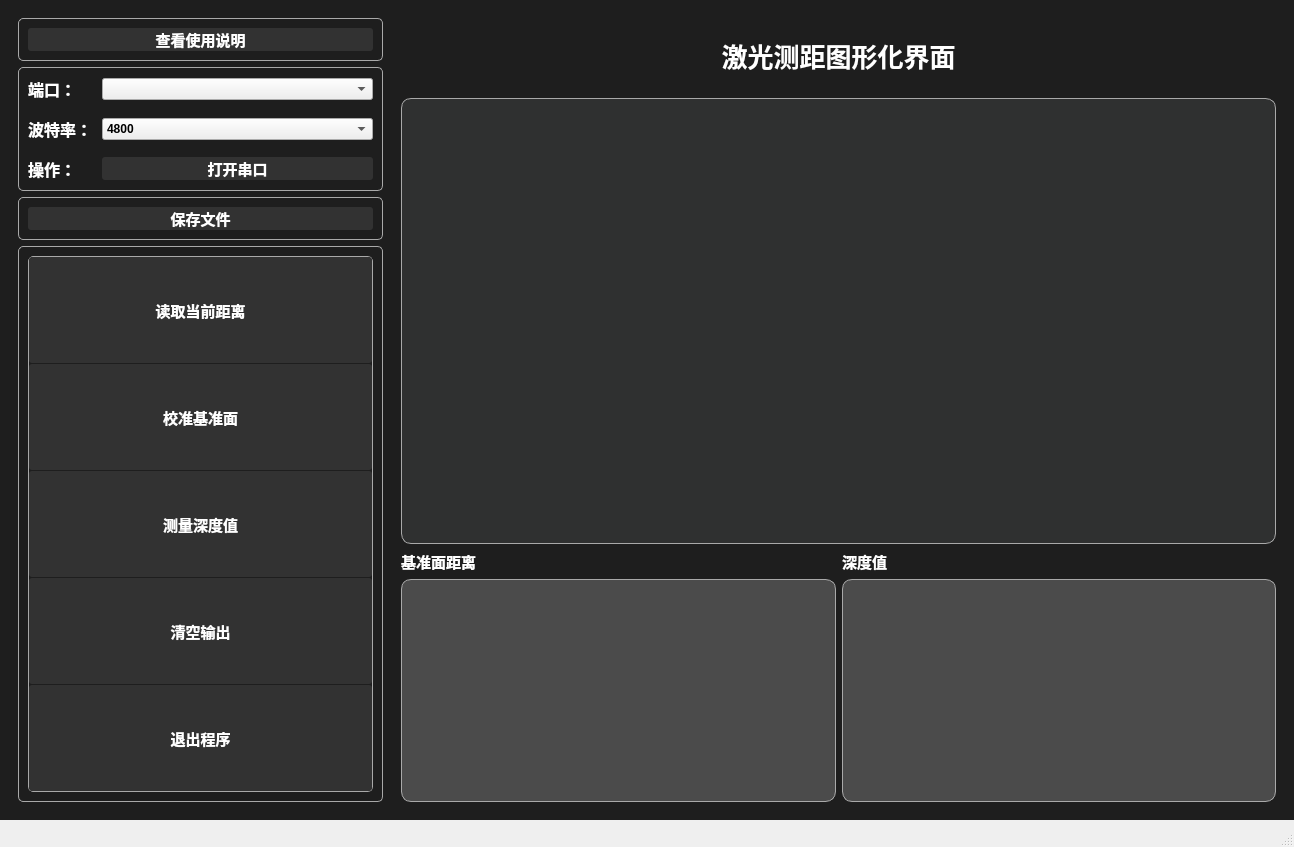
<?xml version="1.0" encoding="UTF-8"?>
<ui version="4.0">
 <class>MainWindow</class>
 <widget class="QMainWindow" name="MainWindow">
  <property name="geometry">
   <rect>
    <x>0</x>
    <y>0</y>
    <width>1294</width>
    <height>847</height>
   </rect>
  </property>
  <property name="font">
   <font>
    <family>黑体</family>
    <pointsize>11</pointsize>
   </font>
  </property>
  <property name="windowTitle">
   <string>MainWindow</string>
  </property>
  <property name="styleSheet">
   <string notr="true"/>
  </property>
  <widget class="QWidget" name="centralwidget">
   <property name="styleSheet">
    <string notr="true">QWidget#centralwidget{
	background:rgb(30, 30, 30);
}</string>
   </property>
   <layout class="QHBoxLayout" name="horizontalLayout" stretch="3,7">
    <property name="spacing">
     <number>0</number>
    </property>
    <property name="sizeConstraint">
     <enum>QLayout::SetDefaultConstraint</enum>
    </property>
    <item>
     <widget class="QWidget" name="widget_3" native="true">
      <property name="styleSheet">
       <string notr="true">QFrame{
      color:rgb(60, 60, 60);
      background:rgb(30,30,30);
      border-top:1px solid darkGray;
      border-bottom:1px solid darkGray;
      border-right:1px solid darkGray;
      border-left:1px solid darkGray;
      border-top-right-radius:5px;
      border-bottom-right-radius:5px; 
      border-top-left-radius:5px;
      border-bottom-left-radius:5px; 
}
QLabel{
	border:none;
    color:white;
    font-size:16px;
    font-weight:700;
	font-family: &quot;微软雅黑&quot;;
}</string>
      </property>
      <layout class="QVBoxLayout" name="verticalLayout">
       <item>
        <widget class="QFrame" name="frame_4">
         <property name="sizePolicy">
          <sizepolicy hsizetype="Preferred" vsizetype="Preferred">
           <horstretch>0</horstretch>
           <verstretch>0</verstretch>
          </sizepolicy>
         </property>
         <property name="styleSheet">
          <string notr="true">QPushButton{
	color:white;
	background:rgb(50,50,50); ;
    border-radius:3px;
	font-size:15px;
    font-weight:700;
	font-family: &quot;微软雅黑&quot;;
}
QPushButton:hover{
	color:rgb(42,105,192);
    font-size:15px;
    font-weight:700;
}</string>
         </property>
         <property name="frameShape">
          <enum>QFrame::StyledPanel</enum>
         </property>
         <property name="frameShadow">
          <enum>QFrame::Raised</enum>
         </property>
         <layout class="QVBoxLayout" name="verticalLayout_2">
          <item>
           <widget class="QPushButton" name="viewManual">
            <property name="text">
             <string>查看使用说明</string>
            </property>
           </widget>
          </item>
         </layout>
        </widget>
       </item>
       <item>
        <widget class="QFrame" name="frame">
         <property name="sizePolicy">
          <sizepolicy hsizetype="Preferred" vsizetype="Preferred">
           <horstretch>0</horstretch>
           <verstretch>0</verstretch>
          </sizepolicy>
         </property>
         <property name="styleSheet">
          <string notr="true">QFrame#frame{
      color:rgb(60, 60, 60);
      background:rgb(30,30,30);
      border-top:1px solid darkGray;
      border-bottom:1px solid darkGray;
      border-right:1px solid darkGray;
      border-left:1px solid darkGray;
      border-top-right-radius:5px;
      border-bottom-right-radius:5px; 
      border-top-left-radius:5px;
      border-bottom-left-radius:5px; 
}

QComboBox{
	font-size:12px;
    font-weight:700;
	font-family: &quot;微软雅黑&quot;;
}

QPushButton{
	color:white;
	background:rgb(50,50,50); ;
    border-radius:3px;
	font-size:15px;
    font-weight:700;
	font-family: &quot;微软雅黑&quot;;
}
QPushButton:hover{
	color:rgb(42,105,192);
    font-size:15px;
    font-weight:700;
}
</string>
         </property>
         <property name="frameShape">
          <enum>QFrame::StyledPanel</enum>
         </property>
         <property name="frameShadow">
          <enum>QFrame::Raised</enum>
         </property>
         <layout class="QGridLayout" name="gridLayout_5">
          <item row="0" column="0">
           <layout class="QGridLayout" name="gridLayout" columnstretch="1,4">
            <item row="4" column="0">
             <widget class="QLabel" name="label_4">
              <property name="font">
               <font>
                <family>微软雅黑</family>
                <pointsize>-1</pointsize>
                <weight>87</weight>
                <bold>true</bold>
               </font>
              </property>
              <property name="text">
               <string>操作：</string>
              </property>
             </widget>
            </item>
            <item row="0" column="0">
             <widget class="QLabel" name="label_2">
              <property name="font">
               <font>
                <family>微软雅黑</family>
                <pointsize>-1</pointsize>
                <weight>87</weight>
                <bold>true</bold>
               </font>
              </property>
              <property name="text">
               <string>端口：</string>
              </property>
             </widget>
            </item>
            <item row="4" column="1">
             <widget class="QPushButton" name="OpenorClose">
              <property name="font">
               <font>
                <family>微软雅黑</family>
                <pointsize>-1</pointsize>
                <weight>87</weight>
                <bold>true</bold>
               </font>
              </property>
              <property name="text">
               <string>打开串口</string>
              </property>
             </widget>
            </item>
            <item row="1" column="0">
             <spacer name="verticalSpacer">
              <property name="orientation">
               <enum>Qt::Vertical</enum>
              </property>
              <property name="sizeType">
               <enum>QSizePolicy::Fixed</enum>
              </property>
              <property name="sizeHint" stdset="0">
               <size>
                <width>20</width>
                <height>10</height>
               </size>
              </property>
             </spacer>
            </item>
            <item row="2" column="0">
             <widget class="QLabel" name="label_3">
              <property name="font">
               <font>
                <family>微软雅黑</family>
                <pointsize>-1</pointsize>
                <weight>87</weight>
                <bold>true</bold>
               </font>
              </property>
              <property name="text">
               <string>波特率：</string>
              </property>
             </widget>
            </item>
            <item row="2" column="1">
             <widget class="QComboBox" name="baudRate">
              <property name="sizeAdjustPolicy">
               <enum>QComboBox::AdjustToContentsOnFirstShow</enum>
              </property>
              <property name="frame">
               <bool>true</bool>
              </property>
              <item>
               <property name="text">
                <string>4800</string>
               </property>
              </item>
              <item>
               <property name="text">
                <string>9600</string>
               </property>
              </item>
              <item>
               <property name="text">
                <string>115200</string>
               </property>
              </item>
             </widget>
            </item>
            <item row="0" column="1">
             <widget class="QComboBox" name="portId"/>
            </item>
            <item row="3" column="0">
             <spacer name="verticalSpacer_2">
              <property name="orientation">
               <enum>Qt::Vertical</enum>
              </property>
              <property name="sizeType">
               <enum>QSizePolicy::Fixed</enum>
              </property>
              <property name="sizeHint" stdset="0">
               <size>
                <width>20</width>
                <height>10</height>
               </size>
              </property>
             </spacer>
            </item>
           </layout>
          </item>
         </layout>
        </widget>
       </item>
       <item>
        <widget class="QFrame" name="frame_2">
         <property name="sizePolicy">
          <sizepolicy hsizetype="Preferred" vsizetype="Preferred">
           <horstretch>0</horstretch>
           <verstretch>0</verstretch>
          </sizepolicy>
         </property>
         <property name="styleSheet">
          <string notr="true">QFrame#frame{
      color:rgb(60, 60, 60);
      background:rgb(30,30,30);
      border-top:1px solid darkGray;
      border-bottom:1px solid darkGray;
      border-right:1px solid darkGray;
      border-left:1px solid darkGray;
      border-top-right-radius:5px;
      border-bottom-right-radius:5px; 
      border-top-left-radius:5px;
      border-bottom-left-radius:5px; 
}

QLineEdit{
	font-size:12px;
    font-weight:700;
	font-family: &quot;微软雅黑&quot;;
}

QPushButton{
	color:white;
	background:rgb(50,50,50); ;
    border-radius:3px;
	font-size:15px;
    font-weight:700;
	font-family: &quot;微软雅黑&quot;;
}
QPushButton:hover{
	color:rgb(42,105,192);
    font-size:15px;
    font-weight:700;
}</string>
         </property>
         <property name="frameShape">
          <enum>QFrame::StyledPanel</enum>
         </property>
         <property name="frameShadow">
          <enum>QFrame::Raised</enum>
         </property>
         <layout class="QGridLayout" name="gridLayout_4">
          <item row="0" column="0">
           <layout class="QGridLayout" name="gridLayout_3" columnstretch="0"/>
          </item>
          <item row="1" column="0">
           <widget class="QPushButton" name="data_save">
            <property name="text">
             <string>保存文件</string>
            </property>
           </widget>
          </item>
         </layout>
        </widget>
       </item>
       <item>
        <widget class="QFrame" name="frame_3">
         <property name="sizePolicy">
          <sizepolicy hsizetype="Preferred" vsizetype="Preferred">
           <horstretch>0</horstretch>
           <verstretch>0</verstretch>
          </sizepolicy>
         </property>
         <property name="font">
          <font>
           <pointsize>14</pointsize>
          </font>
         </property>
         <property name="styleSheet">
          <string notr="true">QPushButton{
	color:white;
	background:rgb(50,50,50); ;
    border-radius:3px;
	font-size:15px;
    font-weight:700;
	font-family: &quot;微软雅黑&quot;;
}
QPushButton:hover{
	color:rgb(42,105,192);
    font-size:15px;
    font-weight:700;
}</string>
         </property>
         <property name="frameShape">
          <enum>QFrame::StyledPanel</enum>
         </property>
         <property name="frameShadow">
          <enum>QFrame::Raised</enum>
         </property>
         <layout class="QVBoxLayout" name="verticalLayout_4">
          <item>
           <widget class="QSplitter" name="splitter">
            <property name="orientation">
             <enum>Qt::Vertical</enum>
            </property>
            <property name="handleWidth">
             <number>1</number>
            </property>
            <widget class="QPushButton" name="readDistance">
             <property name="text">
              <string>读取当前距离</string>
             </property>
            </widget>
            <widget class="QPushButton" name="calibrate">
             <property name="text">
              <string>校准基准面</string>
             </property>
             <property name="iconSize">
              <size>
               <width>16</width>
               <height>16</height>
              </size>
             </property>
             <property name="autoDefault">
              <bool>false</bool>
             </property>
             <property name="default">
              <bool>false</bool>
             </property>
             <property name="flat">
              <bool>false</bool>
             </property>
            </widget>
            <widget class="QPushButton" name="calculateDepth">
             <property name="text">
              <string>测量深度值</string>
             </property>
            </widget>
            <widget class="QPushButton" name="clearScreen">
             <property name="text">
              <string>清空输出</string>
             </property>
            </widget>
            <widget class="QPushButton" name="quit">
             <property name="text">
              <string>退出程序</string>
             </property>
            </widget>
           </widget>
          </item>
         </layout>
        </widget>
       </item>
      </layout>
     </widget>
    </item>
    <item>
     <widget class="QWidget" name="widget_2" native="true">
      <property name="styleSheet">
       <string notr="true">QLabel{
	border:none;
    color:white;
    font-size:26px;
    font-weight:700;
	font-family: &quot;楷体&quot;;
}
QWidget#customPlot{
	color:#232C51;
    background:rgb(47,48,48);
    border-top:1px solid darkGray;
    border-bottom:1px solid darkGray;
    border-right:1px solid darkGray;
    border-left:1px solid darkGray;
    border-top-right-radius:10px;
    border-bottom-right-radius:10px; 
    border-top-left-radius:10px;
    border-bottom-left-radius:10px;
}
QTextEdit{
    color: white;
	font-family: &quot;JetBrains Mono&quot;;
    background:rgb(75,75,75);
    border-top:1px solid darkGray;
    border-bottom:1px solid darkGray;
    border-right:1px solid darkGray;
    border-left:1px solid darkGray;
    border-top-right-radius:10px;
    border-bottom-right-radius:10px; 
    border-top-left-radius:10px;
    border-bottom-left-radius:10px; 
}
QTextBrowser{
    color: white;
	font-size: 12px;
	font-family: &quot;JetBrains Mono&quot;;
    background:rgb(75,75,75);
    border-top:1px solid darkGray;
    border-bottom:1px solid darkGray;
    border-right:1px solid darkGray;
    border-left:1px solid darkGray;
    border-top-right-radius:10px;
    border-bottom-right-radius:10px; 
    border-top-left-radius:10px;
    border-bottom-left-radius:10px;
}</string>
      </property>
      <layout class="QGridLayout" name="gridLayout_2" rowstretch="1,6,0,3">
       <item row="3" column="0">
        <widget class="QTextEdit" name="textEdit"/>
       </item>
       <item row="3" column="1">
        <widget class="QTextBrowser" name="textBrowser">
         <property name="font">
          <font>
           <family>JetBrains Mono</family>
           <pointsize>-1</pointsize>
          </font>
         </property>
        </widget>
       </item>
       <item row="0" column="0" colspan="2">
        <widget class="QLabel" name="label">
         <property name="font">
          <font>
           <family>楷体</family>
           <pointsize>-1</pointsize>
           <weight>87</weight>
           <bold>true</bold>
          </font>
         </property>
         <property name="text">
          <string>激光测距图形化界面</string>
         </property>
         <property name="alignment">
          <set>Qt::AlignCenter</set>
         </property>
        </widget>
       </item>
       <item row="1" column="0" colspan="2">
        <widget class="QCustomPlot" name="customPlot" native="true"/>
       </item>
       <item row="2" column="0">
        <widget class="QLabel" name="label_10">
         <property name="styleSheet">
          <string notr="true">QLabel{
	border:none;
    color:white;
    font-size:15px;
    font-weight:700;
	font-family: &quot;微软雅黑&quot;;
}</string>
         </property>
         <property name="text">
          <string>基准面距离</string>
         </property>
        </widget>
       </item>
       <item row="2" column="1">
        <widget class="QLabel" name="label_11">
         <property name="styleSheet">
          <string notr="true">QLabel{
	border:none;
    color:white;
    font-size:15px;
    font-weight:700;
	font-family: &quot;微软雅黑&quot;;
}</string>
         </property>
         <property name="text">
          <string>深度值</string>
         </property>
        </widget>
       </item>
      </layout>
     </widget>
    </item>
   </layout>
  </widget>
  <widget class="QStatusBar" name="statusbar"/>
  <action name="actionHelp">
   <property name="icon">
    <iconset>
     <normaloff>:/Images/Icons/gtk-help.png</normaloff>:/Images/Icons/gtk-help.png</iconset>
   </property>
   <property name="text">
    <string>使用说明</string>
   </property>
   <property name="shortcut">
    <string>Ctrl+H</string>
   </property>
  </action>
 </widget>
 <customwidgets>
  <customwidget>
   <class>QCustomPlot</class>
   <extends>QWidget</extends>
   <header>qcustomplot.h</header>
   <container>1</container>
  </customwidget>
 </customwidgets>
 <resources>
  <include location="../../../Qt_project/UART_Oscillscope/UART_Oscillscope-master/myresource.qrc"/>
 </resources>
 <connections/>
</ui>
